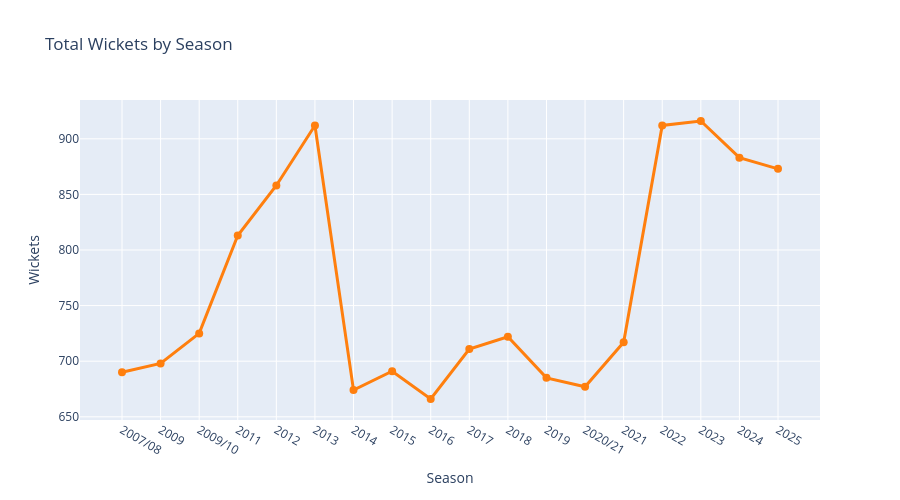

The code cell stored with this chart in its notebook:
### Markdown cell above
## 3. Wickets Progression by Season

### Code cell
# Total wickets by season
season_lookup = matches[["matchId", "season"]].drop_duplicates()
deliveries_with_season = deliveries.merge(season_lookup, on="matchId", how="left")
wickets_by_season = (
    deliveries_with_season.dropna(subset=["season"])
    .loc[deliveries_with_season["player_dismissed"].notna()]
    .groupby("season")
    .size()
)

fig = go.Figure()
fig.add_trace(go.Scatter(
    x=wickets_by_season.index,
    y=wickets_by_season.values,
    mode="lines+markers",
    name="Total Wickets",
    line=dict(color="#ff7f0e", width=3),
    marker=dict(size=8)
))

fig.update_layout(
    title="Total Wickets by Season",
    xaxis_title="Season",
    yaxis_title="Wickets",
    height=500,
    hovermode="x unified"
)
fig.show()

print("📊 Wickets by Season:")
print(wickets_by_season)

### Figure 1 — Plotly figure (JSON) as saved in the notebook; plotly's stock layout.template omitted (floating-point values rounded to 4 significant figures)
{"data": [{"line": {"color": "#ff7f0e", "width": 3}, "marker": {"size": 8}, "mode": "lines+markers", "name": "Total Wickets", "type": "scatter", "x": ["2007/08", "2009", "2009/10", "2011", "2012", "2013", "2014", "2015", "2016", "2017", "2018", "2019", "2020/21", "2021", "2022", "2023", "2024", "2025"], "y": [690, 698, 725, 813, 858, 912, 674, 691, 666, 711, 722, 685, 677, 717, 912, 916, 883, 873]}], "layout": {"height": 500, "hovermode": "x unified", "title": {"text": "Total Wickets by Season"}, "xaxis": {"title": {"text": "Season"}}, "yaxis": {"title": {"text": "Wickets"}}}}
